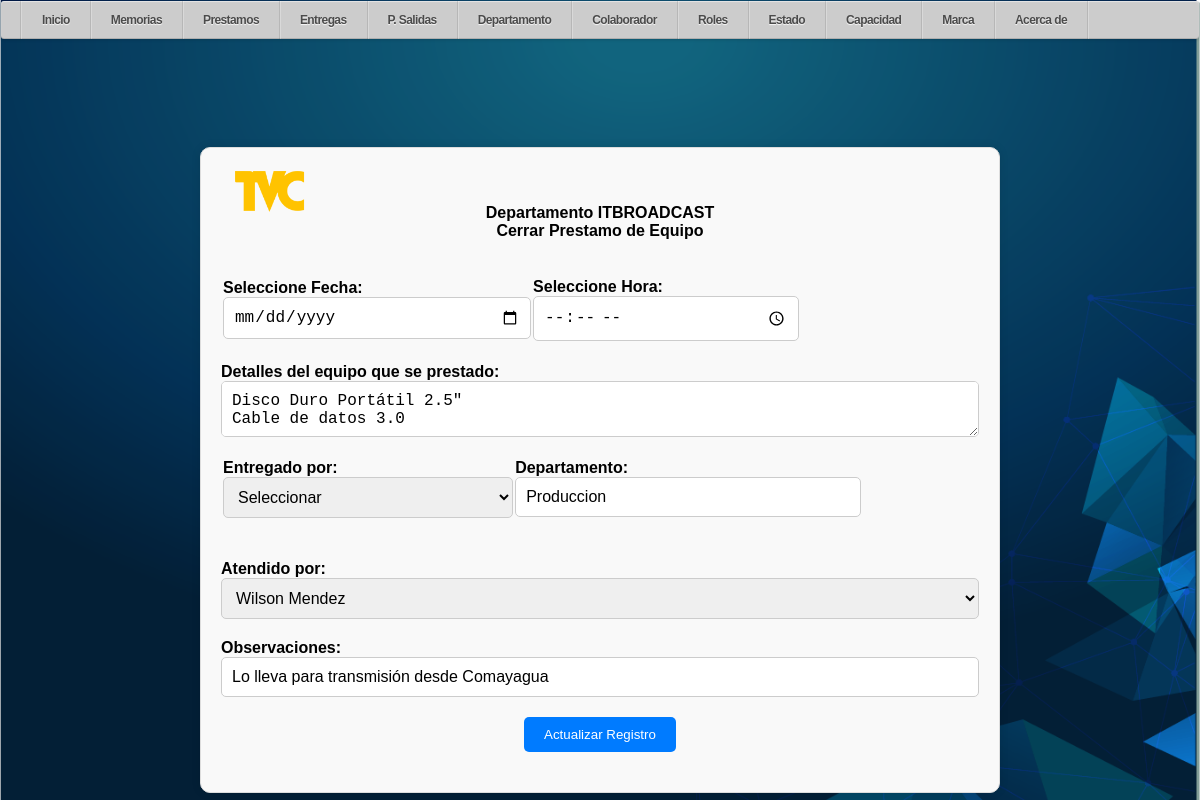
The app's page /php/Editar_Prestamo.php?id=29 (signed in) with its own data.
### tables this page shows
CREATE TABLE `prestamo` (
  `id` int(11) NOT NULL,
  `Fpres` date NOT NULL,
  `Hpres` time NOT NULL,
  `detalle` varchar(1000) NOT NULL,
  `id_empleados` int(11) NOT NULL,
  `id_itb` int(11) NOT NULL,
  `Fdev` date DEFAULT NULL,
  `Hdev` time DEFAULT NULL,
  `Entr` int(11) DEFAULT NULL,
  `itbrec` int(11) DEFAULT NULL,
  `nota` varchar(500) NOT NULL
);

CREATE TABLE `depto` (
  `id` int(11) NOT NULL,
  `nom_depto` varchar(20) NOT NULL
);

### php/Editar_Prestamo.php (the view, shortened to what this page needs)
<?php
include_once '../conexion/conexion3.php';
include_once "../php/plantilla3.php";
?>
<?php
$id = $_GET['id'];
$sqlEntregas = "SELECT * FROM prestamo WHERE id = $id";
$resultEntregas = mysqli_query($enlace, $sqlEntregas);
$row = mysqli_fetch_assoc($resultEntregas);
?>
<!DOCTYPE html>
<html lang="en">
<head>
    <link rel="stylesheet" href="/R_MEMORIAS/css/stilos003.css">
</head>
<body>
    <div class="container">
        <div class="form-header">
            <div style="position: relative;">
                <img src="/R_Memorias/img/tvc.png" style="width: 100px; height: auto; position: absolute; top: 0; left: 0;">
            </div>
            <br></br>
            <h4 style="color: black; text-align: center;">Departamento ITBROADCAST</h4>
            <h4 style="color: black; text-align: center;">Cerrar Prestamo de Equipo</h4>
            <br></br>
        </div>
        <form action="" method="post" class="form-grid">
            <table>
                <tbody>
                    <tr>
                        <td>
                            <div class="form-group">
                                <label for="Fdev">Seleccione Fecha:</label>
                                <input class="form-control" type="date" required name="Fdev">
                            </div>
                        </td>
                        <td>
                            <div class="form-group">
                                <label for="Hdev">Seleccione Hora:</label>
                                <input class="form-control" type="time" required name="Hdev">
                            </div>
                        </td>
                    </tr>
                </tbody>
            </table>
            <div class="form-group">
                <label for="detalle">Detalles del equipo que se prestado:</label>
                <textarea name="detalle" id="autoResize" readonly><?php echo $row['detalle']; ?></textarea>
            </div>
            <div class="form-group">
                <table>
                    <tbody>
                        <tr>
                            <td>
                                <div class="form-group">
                                    <label for="Entr">Entregado por:</label>
                                    <select class="form-control" id="Entr" name="Entr" placeholder="Seleccione el colaborador" required onchange="cargarDepartamento()">
                                        <option value="">Seleccionar</option>
                                        <?php
                                        $con = conexion();
                                        $sql = 'SELECT e.id, e.nom, d.nom_depto FROM empleados e INNER JOIN depto d ON e.id_depto = d.id';
                                        $query = mysqli_query($con, $sql);
                                        while ($rowEmp = mysqli_fetch_array($query)) {
                                            $nomDep = $rowEmp['nom_depto'];
                                        ?>
                                        <?php
                                        }
                                        ?>
                                    </select>
                                </div>
                            </td>
                            <td>
                                <div class="form-group">
                                    <label for="dep">Departamento:</label>
                                    <input class="form-control" type="text" id="departamento" readonly value="<?php echo $nomDep; ?>">
                                </div>
                            </td>
                        </tr>
                    </tbody>
                </table>
            </div>
            <div class="form-group">
                <label for="itbrec">Atendido por:</label>
                <select class="form-control" id="itbrec" name="itbrec" required>
                    <?php
                    $sql = 'SELECT * FROM empleados WHERE id_depto = 11';
                    $query = mysqli_query($con, $sql);
                    while ($row2 = mysqli_fetch_array($query)) {
                        $iditb = $row2['id'];
                        $nomitb = $row2['nom'];
                        $selected = ($iditb == $row['id_itb']) ? 'selected' : '';
                        echo '<option value="' . $iditb . '" ' . $selected . '>' . $nomitb . '</option>';
                    }
                    ?>
                </select>
            </div>
            <div class="form-group">
                <label for="nota">Observaciones:</label>
                <input class="form-control" type="text" name="nota" value="<?php echo $row['nota']; ?>">
            </div>
            <div class="form-group" style="text-align: center;">
                <input class="btn-submit" type="submit" name="submit" value="Actualizar Registro">
            </div>
        </form>
    </div>
</body>
</html>
</body>
</html>

### css/menu7.css (style rules this page uses)
* { margin: 0; padding: 0; box-sizing: border-box; }
body { padding: 1px; font-family: arial; background-image: url('/R_Memorias/img/bg01.png'); background-repeat: no-repeat; background-size: cover; justify-content: center; align-items: 100vh; min-height: 100vh; overflow: 100vh; display: left; }

### css/stilos003.css (style rules this page uses)
.container { max-width: 800px; padding: 20px; border: 1px solid #ddd; border-radius: 10px; background-color: #f9f9f9; box-shadow: 0 0 10px rgba(0, 0, 0, 0.1); margin: 0 auto; }
.form-group { margin-bottom: 20px; }
label { font-weight: bold; }
.form-control, .select-control { width: 100%; padding: 10px; border: 1px solid #ccc; border-radius: 5px; font-size: 16px; }
textarea { width: 100%; padding: 10px; border: 1px solid #ccc; border-radius: 5px; font-size: 16px; }
.btn-submit { background-color: #007bff; color: #fff; border: none; padding: 10px 20px; border-radius: 5px; cursor: pointer; }
#autoResize { height: auto; width: 100%; }

### records on screen
prestamo: detalle "Disco Duro Portátil 2.5\" Cable de datos 3.0", nota "Lo lleva para transmisión desde Comayagua"
depto: nom_depto "Produccion"

### other values on screen
form field itbrec "Wilson Mendez"
